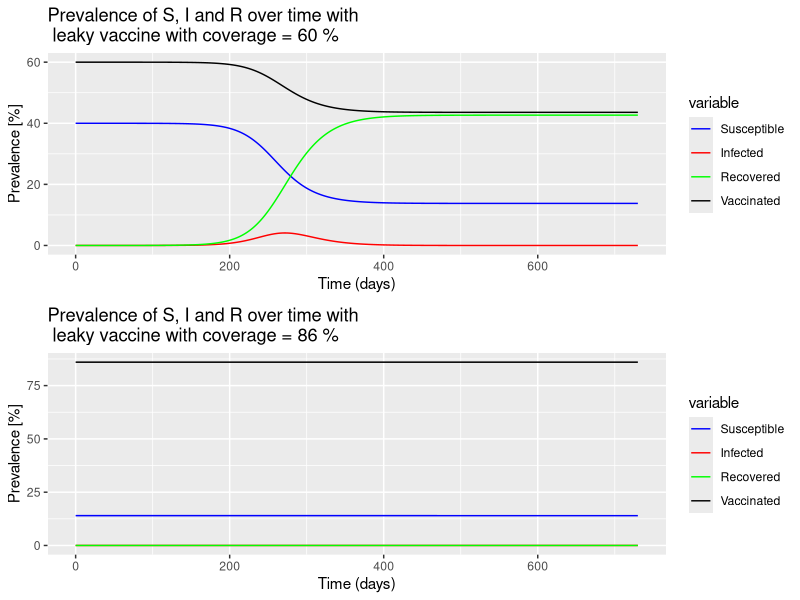

The R script that drew this image:
# INFECTIOUS dISEASE MODELLING
# Module 2 e-tivity 3 - Modelling a Leaky Vaccine

library(deSolve)  # solves the model
library(reshape2) # changes hte shape of the model output
library(ggplot2)  # plots
library(ggpubr) # subplots ggplot2

pop <- 10^6

parameters <- c(beta = 1/4, # infection rate
                gamma = 1/10, # natural recovery rate
                Cs = 0.3, # reduction in the force of infection
                pc = 0.6) # Vaccination coverage

ini_state <- c(S = unname((1-parameters["pc"])) * (pop-1),
               I = 1,
               R = 0,
               V = unname(parameters["pc"]) * (pop-1))

times <- 0:730 # 2 years

vacc_model <- function (time, state, parameters) {
  with(as.list(c(state, parameters)),{
    N <- S + I + R + V
    
    lambda <- beta * I/N
    
    dS <- -lambda*S
    dI <- lambda*S + Cs*lambda*V -gamma*I
    dR <- gamma*I
    dV <- -Cs*lambda*V
    
    return(list(c(dS, dI, dR, dV)))
  })
}

output <- as.data.frame(ode(y = ini_state,
                            times = times,
                            func = vacc_model,
                            parms = parameters))
output_long <- melt(as.data.frame(output), id = "time")
output_long$prevalence <- output_long$value/sum(ini_state)

graf <- ggplot(data = output_long,
               aes(x = time,
                   y = prevalence*100,
                   colour = variable,
                   group = variable)) +
  geom_line() +
  xlab("Time (days)") +
  ylab("Prevalence [%]") +
  labs(title = paste("Prevalence of S, I and R over time with\n",
                     "leaky vaccine with coverage =", parameters["pc"]*100, "%")) +
  scale_color_manual(labels = c("Susceptible", "Infected", "Recovered", "Vaccinated"),
                     values = c("blue", "red", "green", "black"))

# now changing pc to 86 % of coverage
parameters["pc"] = 0.86

new_state <- c(S = unname((1-parameters["pc"])) * (pop-1),
               I = 1,
               R = 0,
               V = unname(parameters["pc"]) * (pop-1))

output2 <- as.data.frame(ode(y = new_state,
                            times = times,
                            func = vacc_model,
                            parms = parameters))
output2_long <- melt(as.data.frame(output2), id = "time")
output2_long$prevalence <- output2_long$value/sum(new_state)

graf2 <- ggplot(data = output2_long,
               aes(x = time,
                   y = prevalence*100,
                   colour = variable,
                   group = variable)) +
  geom_line() +
  xlab("Time (days)") +
  ylab("Prevalence [%]") +
  labs(title = paste("Prevalence of S, I and R over time with\n",
                     "leaky vaccine with coverage =", parameters["pc"]*100, "%")) +
  scale_color_manual(labels = c("Susceptible", "Infected", "Recovered", "Vaccinated"),
                     values = c("blue", "red", "green", "black"))

print(ggarrange(graf, graf2, nrow = 2))
